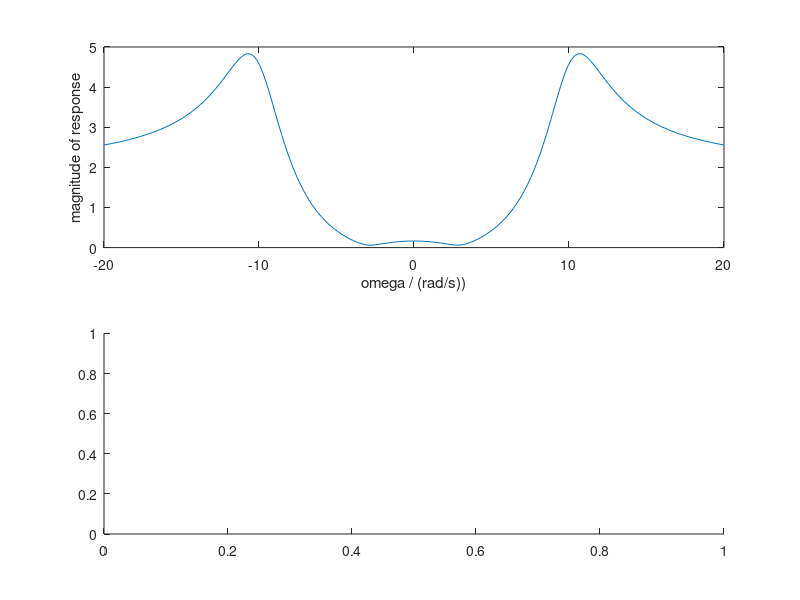

Recreate this plot in MATLAB. (Note: this script raises an error after producing the figure.)
b=[2,2,17];
a=[1,4,104];
omega=linspace(-20,20,200);
H=freqs(b,a,omega);
subplot(2,1,1);
plot(omega,abs(H))
xlabel('omega / (rad/s))');
ylabel('magnitude of response');
subplot(2,1,2);
plot(omega,phase(H))
xlabel('omega / (rad/s))');
ylabel('phase of response');

figure;
subplot(2,1,1)
semilogx(omega,10*log(abs(H)));
xlabel('omega / (rad/s))');
ylabel('magnitude / (dB)');

subplot(2,1,2)
semilogx(omega,phase(H));
xlabel('omega / (rad/s))');
ylabel('phase');

figure
bode(tf(b,a))
